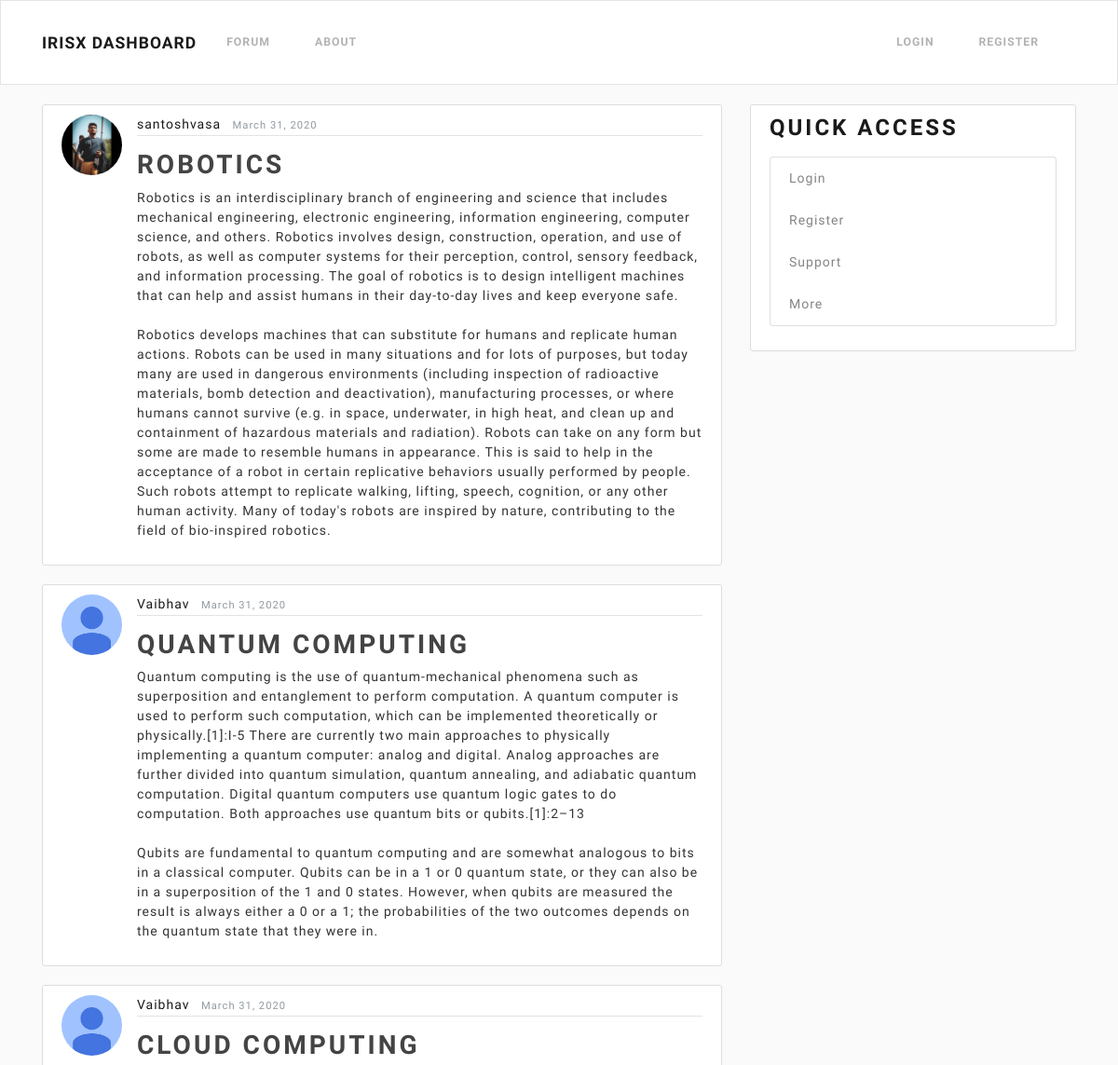
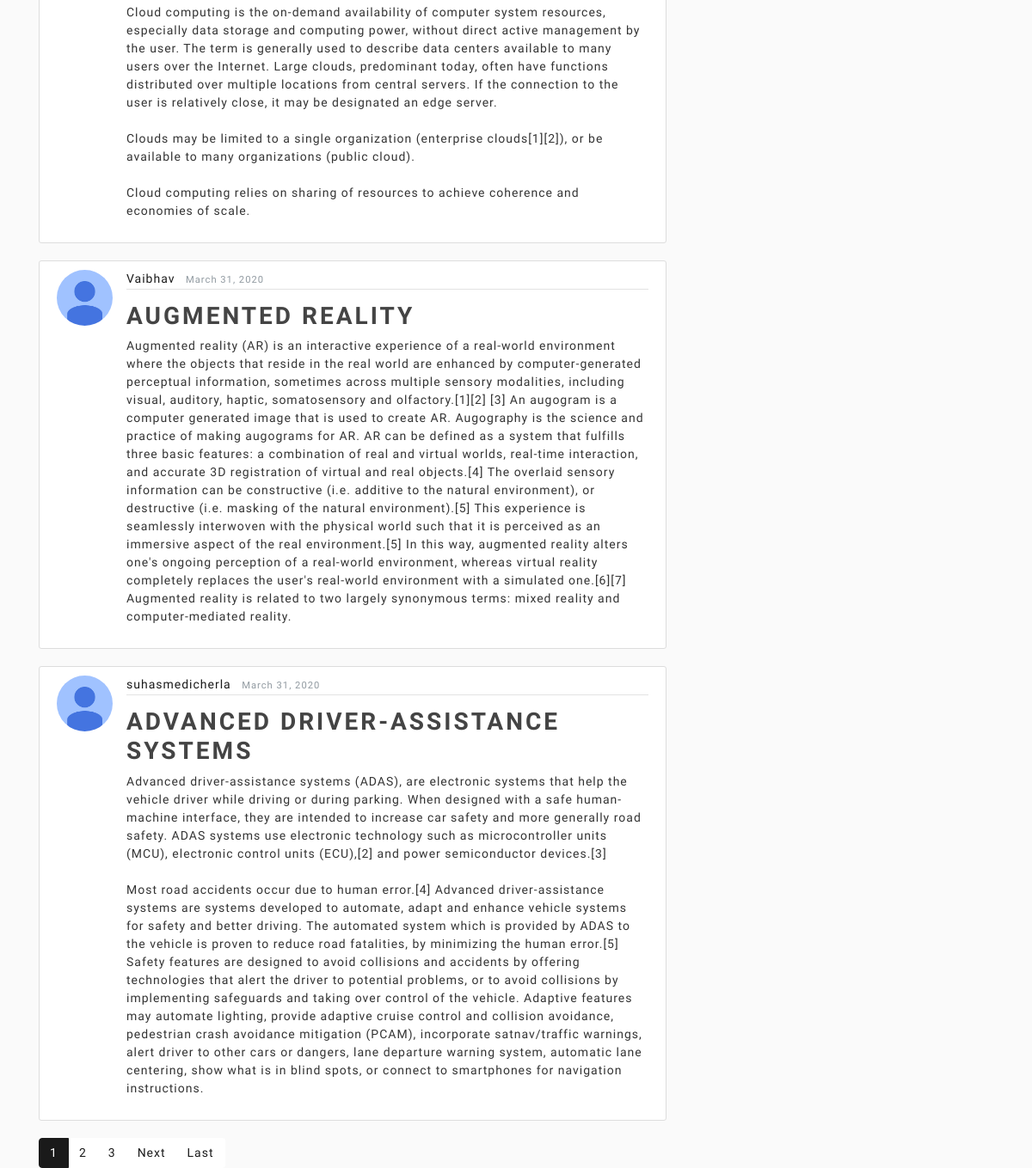
The page /blog/ on the database as committed earlier (2 pictures, top to bottom).
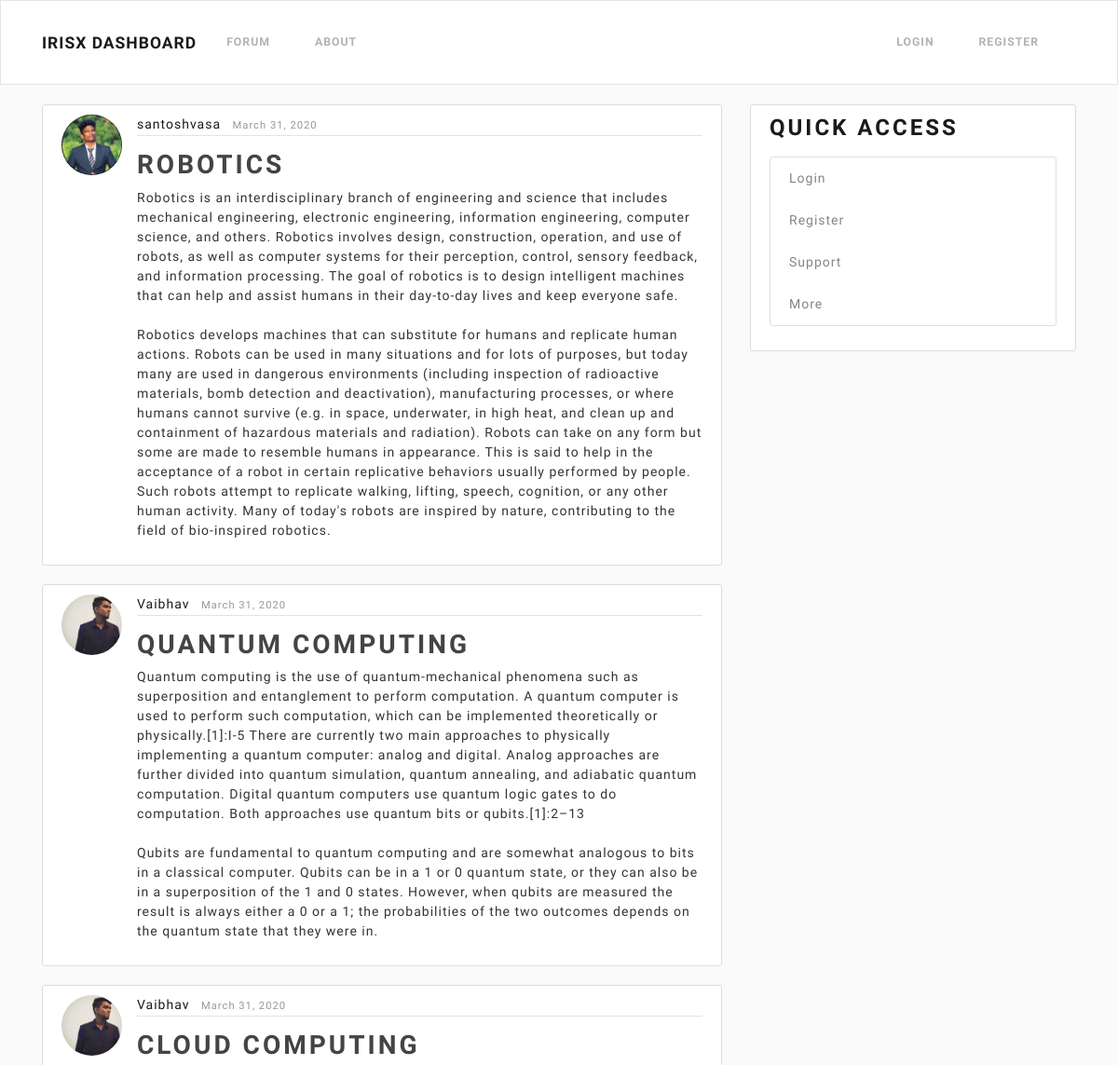
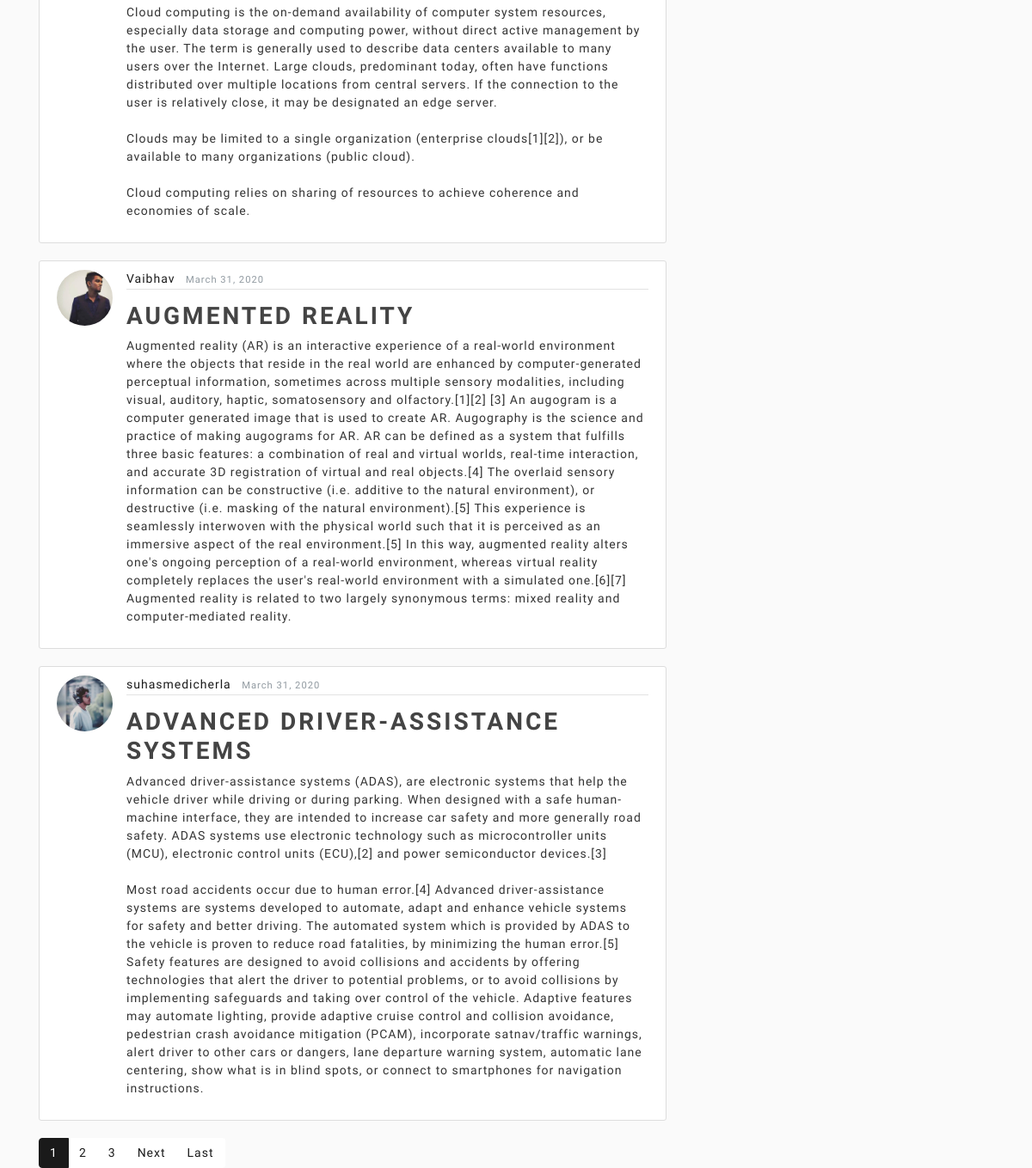
The same page on the database as committed later (2 pictures, top to bottom).
### blog/models.py (models this page shows, shortened)
class Post(models.Model):
    title = models.CharField(max_length=100)
    content = models.TextField()
    date_posted = models.DateTimeField(default=timezone.now)
    author = models.ForeignKey(User, on_delete=models.CASCADE)

### users/models.py (models this page shows, shortened)
class Profile(models.Model):
    user = models.OneToOneField(User, on_delete=models.CASCADE)
    image = models.ImageField(default='default.jpg', upload_to='profile_pics')

### blog/views.py (the view)
# urls.py: path('', PostListView.as_view(), name='blog-home'),
class PostListView(ListView):
    model = Post
    template_name = "blog/home.html"
    context_object_name = "posts"
    ordering = ['-date_posted']
    paginate_by = 5

### blog/templates/blog/home.html (shortened to what this page needs)
{% extends "blog/base.html" %}
{% block content %}
    {% for post in posts %}
        <article class="media content-section">
          <img class="rounded-circle article-img" src = "{{ post.author.profile.image.url }}">
          <div class="media-body">
            <div class="article-metadata">
              <a class="mr-2" href="{% url 'user-posts' post.author.username %}">{{ post.author }}</a>
              <small class="text-muted">{{ post.date_posted | date:"F d, Y" }}</small>
            </div>
            <h2><a class="article-title" href="{% url 'post-detail' post.id %}">{{ post.title }}</a></h2>
            <p class="article-content">{{ post.content }}</p>
          </div>
        </article>
    {% endfor %}
    {% if is_paginated %}
    <ul class="pagination">
      {% for num in page_obj.paginator.page_range %}
        {% if page_obj.number == num %}
          <li class="page-item active"><a class = 'page-link' href='?page={{ num }}'>{{ num }}</a></li>
        {% elif num > page_obj.number|add:'-3' and num < page_obj.number|add:'3' %}
          <li class="page-item"><a class = 'page-link' href='?page={{num}}'>{{num}}</a></li>
        {% endif %}
      {% endfor %}
      {% if page_obj.has_next %}
        <li class="page-item"><a class = 'page-link' href='?page={{ page_obj.next_page_number }}'>Next</a></li>
        <li class="page-item"><a class = 'page-link' href='?page={{ page_obj.paginator.num_pages }}'>Last</a></li>
      {% endif %}
    </ul>
    {% endif %}
{% endblock content %}

### blog/templates/blog/base.html (shortened to what this page needs)
{% load static %}
<!doctype html>
<html lang="en">
  <head>
    <link rel="stylesheet" href="https://maxcdn.bootstrapcdn.com/bootstrap/4.0.0/css/bootstrap.min.css">
    <link rel="stylesheet" type="text/css" href="{% static 'blog/main3.css' %}">
    <link rel="stylesheet" type="text/css" href="{% static 'blog/main_select.css' %}">
  </head>
  <body>
    <header class="site-header">
      <nav class="navbar navbar-expand-md navbar-light bg-light fixed-top">
        <div class="container">
          <a class="navbar-brand mr-4" href="{% url 'dashboard' %}">IrisX Dashboard</a>
          <div class="collapse navbar-collapse" id="navbarToggle">
            <div class="navbar-nav mr-auto">
              <a class="nav-item nav-link" href="{% url 'blog-home' %}">Forum</a>
              <a class="nav-item nav-link" href="{% url 'blog-about' %}">About</a>
            </div>
            <div class="navbar-nav">
              {% if user.is_authenticated %}
              <a class="nav-item nav-link" href="{% url 'profile' %}">{{ user.username }}</a>
              {% else %}
              <a class="nav-item nav-link" href="{% url 'login' %}">Login</a>
              <a class="nav-item nav-link" href="{% url 'register' %}">Register</a>
              {% endif %}
            </div>
          </div>
        </div>
      </nav>
    </header>
    <main role="main" class="container">
      <div class="row">
        <div class="col-md-8">
          {% block content %}{% endblock %}
        </div>
        <div class="col-md-4">
          <div class="content-section">
            <h3>Quick Access</h3>
            <p class='text-muted'>
              <ul class="list-group">
                {% if user.is_authenticated %}
                  {% if user.is_superuser %}
                    <a class="list-group-item list-group-item-light" href="/admin">Admin</a>
                  {% endif %}
                {% url 'dashboard' as the_url %}
                  {% if request.get_full_path == the_url %}
                  <a class="list-group-item list-group-item-light active" href="{% url 'dashboard' %}">Dashboard</a>
                  {% else %}
                  <a class="list-group-item list-group-item-light" href="{% url 'dashboard' %}">Dashboard</a>
                  {% endif %}
                <a class="list-group-item list-group-item-light" href="{% url 'post-create' %}">New Post</a>
                <a class="list-group-item list-group-item-light" href="#">Settings</a>
                <a class="list-group-item list-group-item-light" href="{% url 'logout' %}">Logout</a>
                {% else %}
                <a class="list-group-item list-group-item-light" href="{% url 'login' %}">Login</a>
                <a class="list-group-item list-group-item-light" href="{% url 'register' %}">Register</a>
                {% endif %}
                <a class="list-group-item list-group-item-light" href="#">Support</a>
                <a class="list-group-item list-group-item-light" href="#">More</a>
              </ul>
            </p>
          </div>
        </div>
      </div>
    </main>
  </body>
</html>

### blog/static/blog/main_select.css (style rules this page uses)
body { background: #fafafa; color: #333333; margin-top: 7rem; }
ul { margin: 0; }
.content-section { background: #ffffff; padding: 10px 20px; border: 1px solid #dddddd; border-radius: 3px; margin-bottom: 20px; }
.article-title { color: #444444; }
.article-content { white-space: pre-line; }
.article-img { height: 65px; width: 65px; margin-right: 16px; }
.article-metadata { padding-bottom: 1px; margin-bottom: 14px; border-bottom: 1px solid #e3e3e3 }

Rows that differ between the two databases and show on the page:
changed through a linked row, Post "ROBOTICS": author.profile.image: a different picture
changed through a linked row, Post "QUANTUM COMPUTING": author.profile.image: picture added in place of a placeholder
changed through a linked row, Post "CLOUD COMPUTING": author.profile.image: picture added in place of a placeholder
changed through a linked row, Post "AUGMENTED REALITY": author.profile.image: picture added in place of a placeholder
changed through a linked row, Post "ADVANCED DRIVER-ASSISTANCE SYSTEMS": author.profile.image: picture added in place of a placeholder
